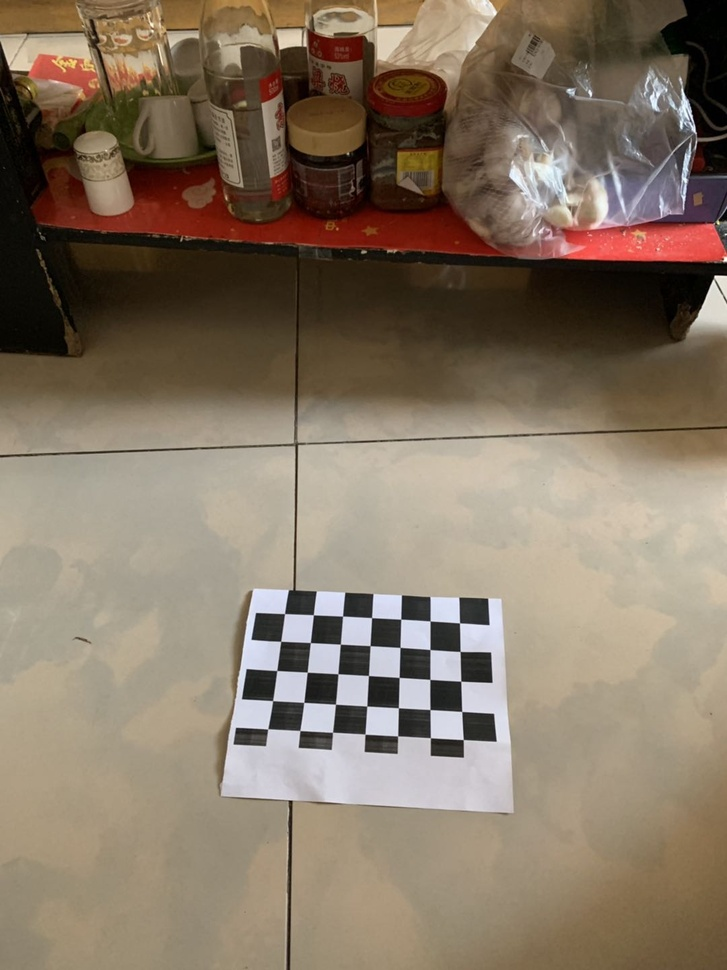
#> input picture PictureProcess/functions/biaoding/1.jpg, 727 x 970 px, shrunk from 1080 x 1440 before the run; its folder holds only this picture in this run
$ python '相机标定.py'
#> lines starting #> are read from the running program, lines starting #| are printed output that depends on the picture; after the words box and inside, x2 and y2 are one past the last pixel; in counts of white or black regions, pixels touching at a corner belong together; long printed decimals are rounded
#coding:utf-8
import cv2
import numpy as np
import glob

# 找棋盘格角点
# 阈值
criteria = (cv2.TERM_CRITERIA_EPS + cv2.TERM_CRITERIA_MAX_ITER, 30, 0.001)
#棋盘格模板规格
w = 7
h = 5
# 世界坐标系中的棋盘格点,例如(0,0,0), (1,0,0), (2,0,0) ....,(8,5,0)，去掉Z坐标，记为二维矩阵
objp = np.zeros((w*h,3), np.float32)
objp[:,:2] = np.mgrid[0:w,0:h].T.reshape(-1,2)
# 储存棋盘格角点的世界坐标和图像坐标对
objpoints = [] # 在世界坐标系中的三维点
imgpoints = [] # 在图像平面的二维点

images = glob.glob('biaoding/*.jpg')
print(len(images))
for fname in images:
    img = cv2.imread(fname)
#> img is the input picture: shape (970, 727, 3); mean B, G, R 100.2, 117.9, 133.5
    gray = cv2.cvtColor(img,cv2.COLOR_BGR2GRAY)
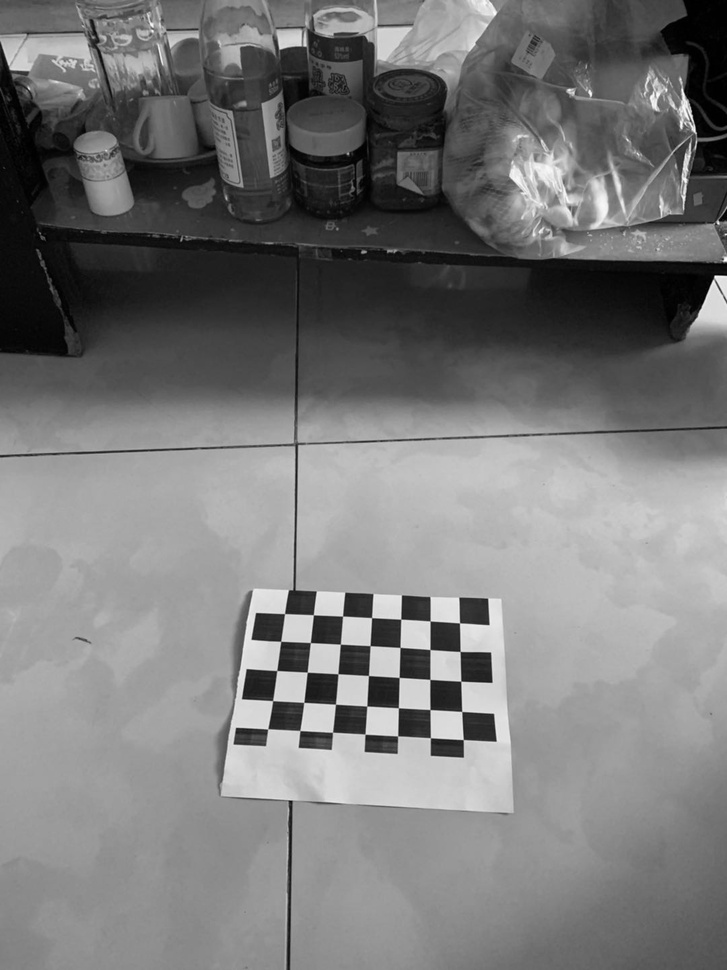
#> gray: shape (970, 727); min 0, max 254, mean 120.6
    # 找到棋盘格角点
    ret, corners = cv2.findChessboardCorners(gray, (w,h),None)
#> ret = True; corners = 35 rows, first 8: [284.6, 613.5], [313.4, 614.7], [342.6, 616.1], [371.5, 617.6], [400.7, 619.3], [430.1, 620.8], [459.5, 622.8], [280.7, 641.3]
    # 如果找到足够点对，将其存储起来
    print(ret)
#| True
    if ret == True:
        cv2.cornerSubPix(gray,corners,(11,11),(-1,-1),criteria)
        objpoints.append(objp)
        imgpoints.append(corners)
        # 将角点在图像上显示
        cv2.drawChessboardCorners(img, (w,h), corners, ret)
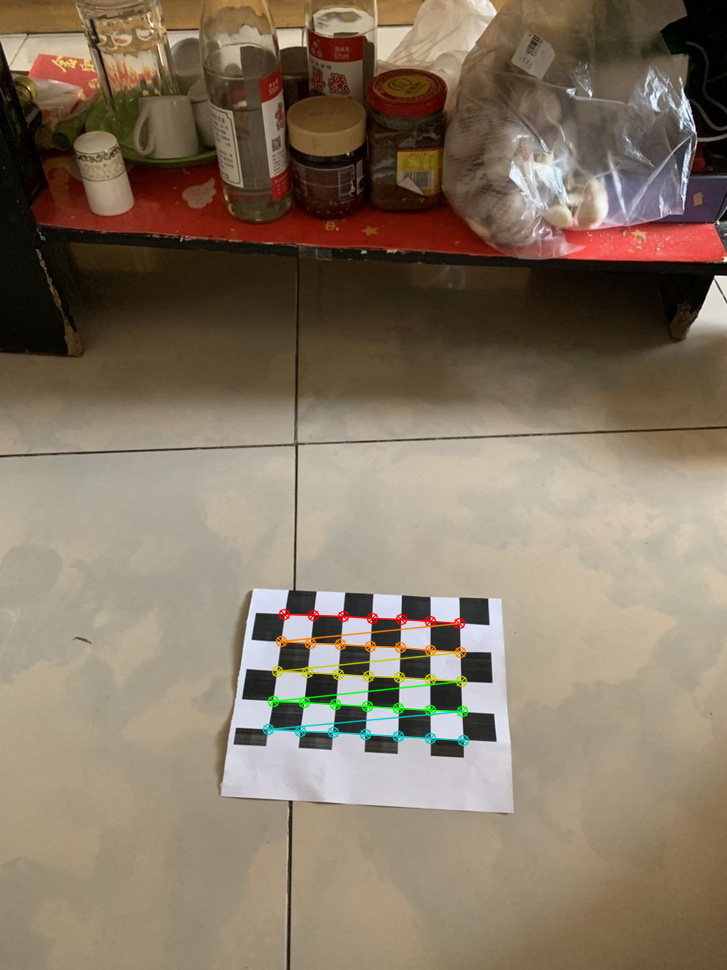
#> img: shape (970, 727, 3); 1.08% of pixels changed, all inside (x1, y1, x2, y2) = (262, 608, 470, 747)
        cv2.imshow('findCorners',img)
        cv2.waitKey(1)
cv2.destroyAllWindows()

# 标定
ret, mtx, dist, rvecs, tvecs = cv2.calibrateCamera(objpoints, imgpoints, gray.shape[::-1], None, None)
#> ret = 0.433; mtx = [[632.3, 0, 377.8], [0, 677.5, 392], [0, 0, 1]]; dist = [[0.754, -0.132, -0.222, 0.00709, -0.744]]; rvecs = ([-0.498, 0.0174, 0.0499],); tvecs = ([-3.24, 7.93, 20.65],)

print("内参数矩阵mtx:\n", mtx) # 内参数矩阵
#| 内参数矩阵mtx:
#|  [[632.307   0.         377.797]
#|  [  0.         677.544 392.041]
#|  [  0.           0.           1.        ]]
print("畸变参数dist:\n", dist)  # 畸变系数   distortion cofficients = (k_1,k_2,p_1,p_2,k_3)
#| 畸变参数dist:
#|  [[ 0.7539 -0.1322 -0.2216  0.007087 -0.7436]]
print("旋转向量rvecs:\n", rvecs)  # 旋转向量  # 外参数
#| 旋转向量rvecs:
#|  (array([[-0.4977],
#|        [ 0.01742],
#|        [ 0.04991]]),)
print("平移向量tvecs:\n", tvecs ) # 平移向量  # 外参数
#| 平移向量tvecs:
#|  (array([[-3.236],
#|        [ 7.929],
#|        [20.655]]),)

$ run again, on PictureProcess/functions/biaoding/5.jpg
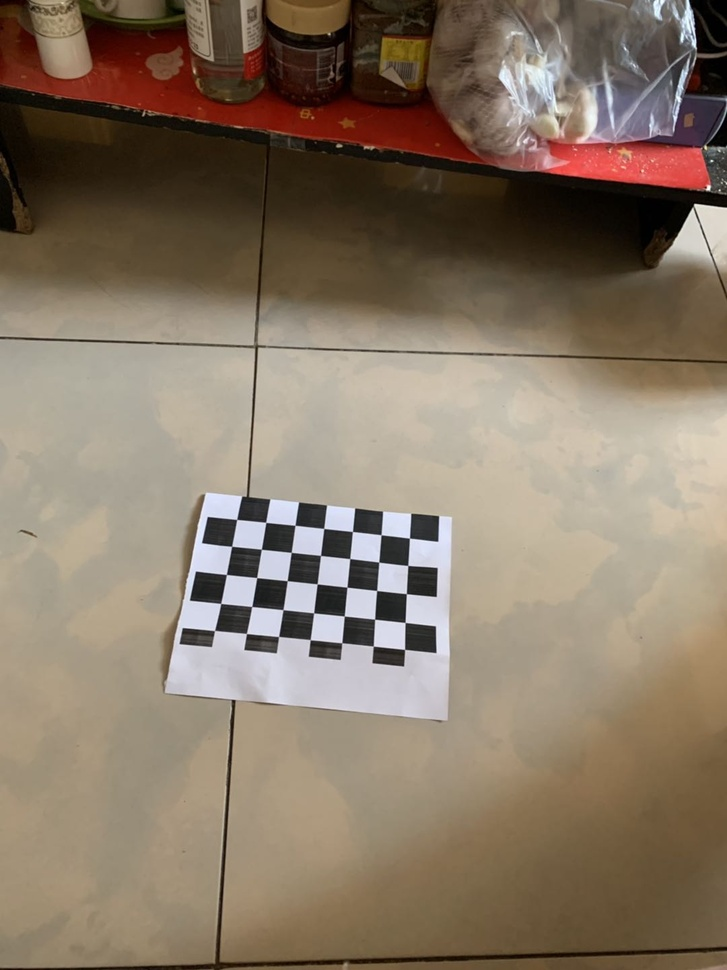
#> input picture PictureProcess/functions/biaoding/5.jpg, 727 x 970 px, shrunk from 1080 x 1440 before the run
#> img is the input picture: shape (970, 727, 3); mean B, G, R 101.8, 119.2, 135
#> `gray = cv2.cvtColor(img,cv2.COLOR_BGR2GRAY)`:
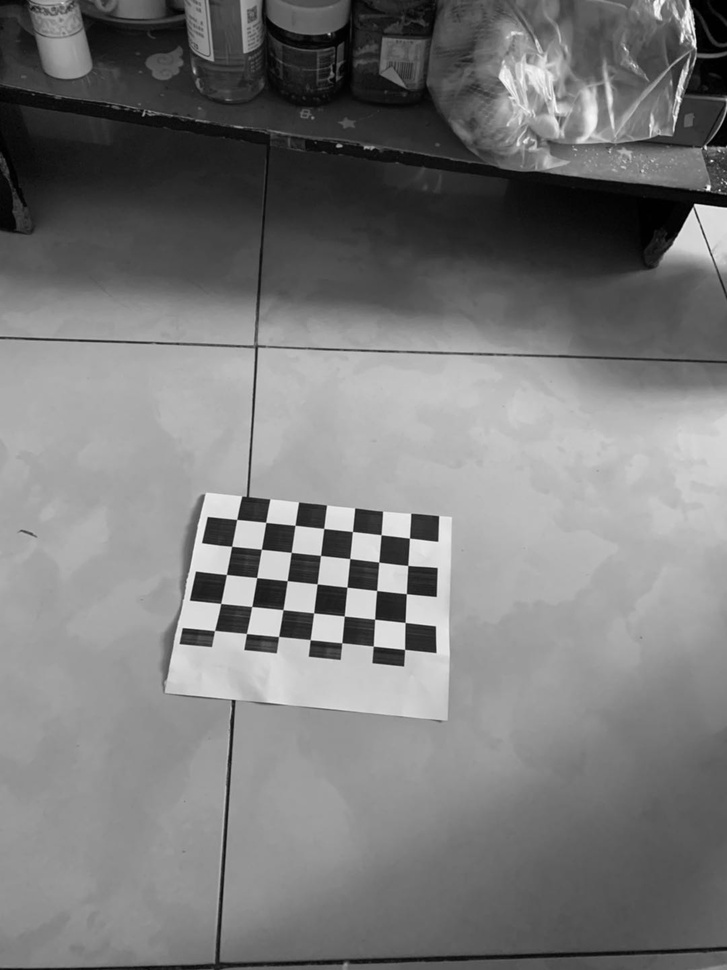
#> gray: shape (970, 727); min 0, max 254, mean 121.9
#> `ret, corners = cv2.findChessboardCorners(gray, (w,h),None)`: ret = True; corners = 35 rows, first 8: [236.7, 519.4], [265.7, 522.4], [295.1, 525.3], [323.8, 528.5], [352.5, 531.5], [381.1, 534.7], [409.5, 538.1], [231.7, 546.3]
#| True
#> `cv2.drawChessboardCorners(img, (w,h), corners, ret)`:
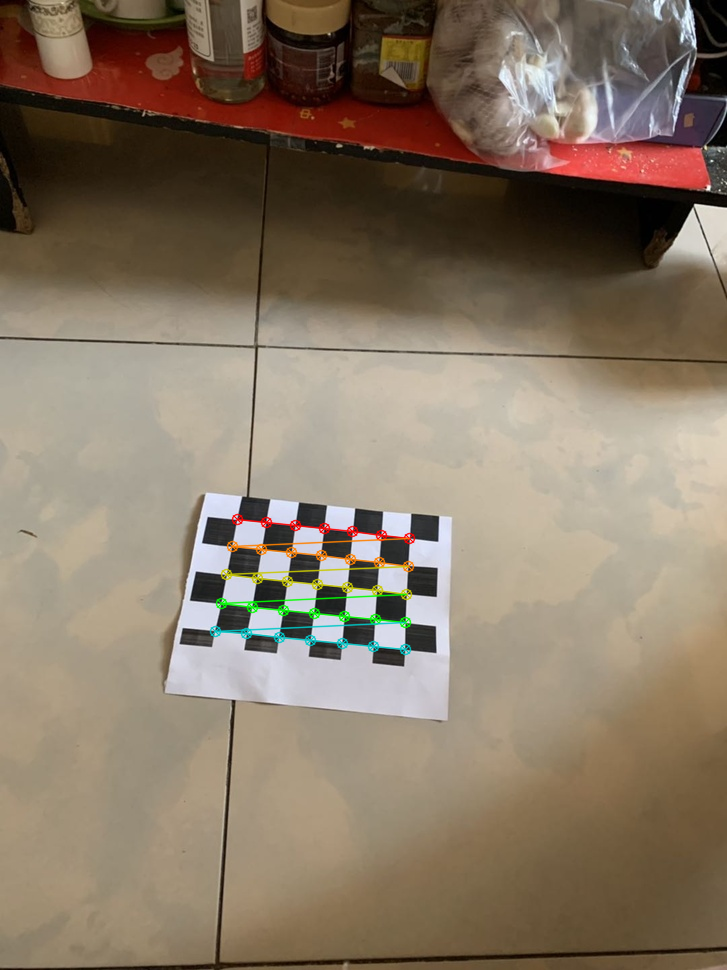
#> img: shape (970, 727, 3); 1.07% of pixels changed, all inside (x1, y1, x2, y2) = (209, 513, 416, 656)
#> `ret, mtx, dist, rvecs, tvecs = cv2.calibrateCamera(objpoints, imgpoint..`: ret = 0.499; mtx = [[660.2, 0, 341], [0, 689.6, 358.9], [0, 0, 1]]; dist = [[1.34, -1.98, -0.237, 0.0101, 0.0892]]; rvecs = ([-0.448, -0.0376, 0.113],); tvecs = ([-3.61, 5.77, 22.26],)
#| 内参数矩阵mtx:
#|  [[660.191   0.         341.020]
#|  [  0.         689.632 358.928]
#|  [  0.           0.           1.        ]]
#| 畸变参数dist:
#|  [[ 1.340 -1.975 -0.2374  0.0101  0.08924]]
#| 旋转向量rvecs:
#|  (array([[-0.4484],
#|        [-0.03757],
#|        [ 0.1128]]),)
#| 平移向量tvecs:
#|  (array([[-3.607],
#|        [ 5.772],
#|        [22.256]]),)

$ run again, on PictureProcess/functions/biaoding/7.jpg
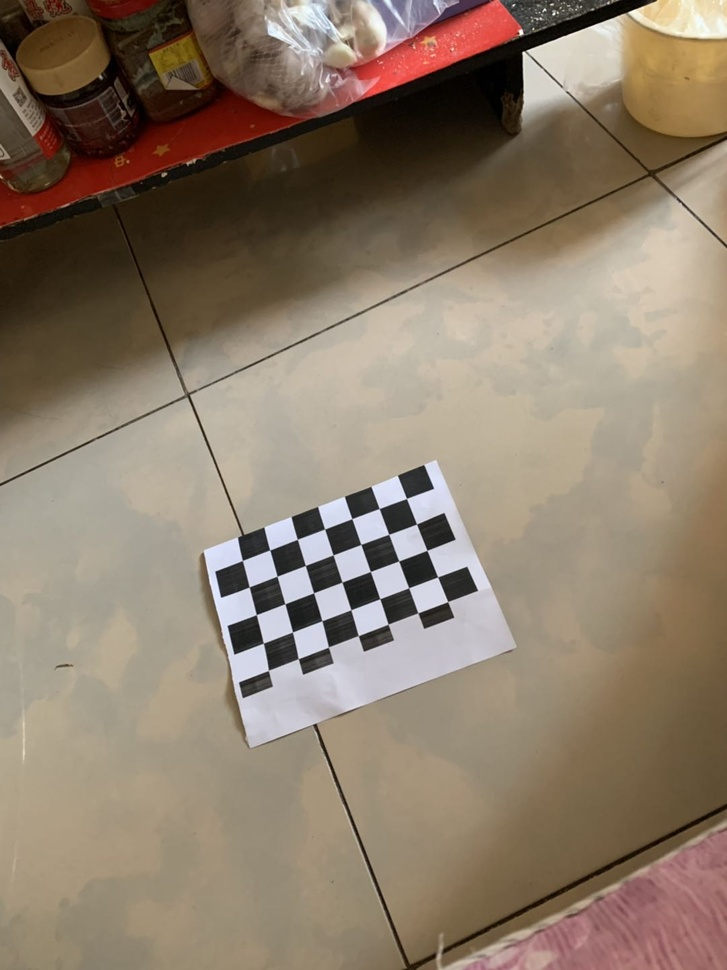
#> input picture PictureProcess/functions/biaoding/7.jpg, 727 x 970 px, shrunk from 1080 x 1440 before the run
#> img is the input picture: shape (970, 727, 3); mean B, G, R 106.5, 124.2, 140.3
#> `gray = cv2.cvtColor(img,cv2.COLOR_BGR2GRAY)`:
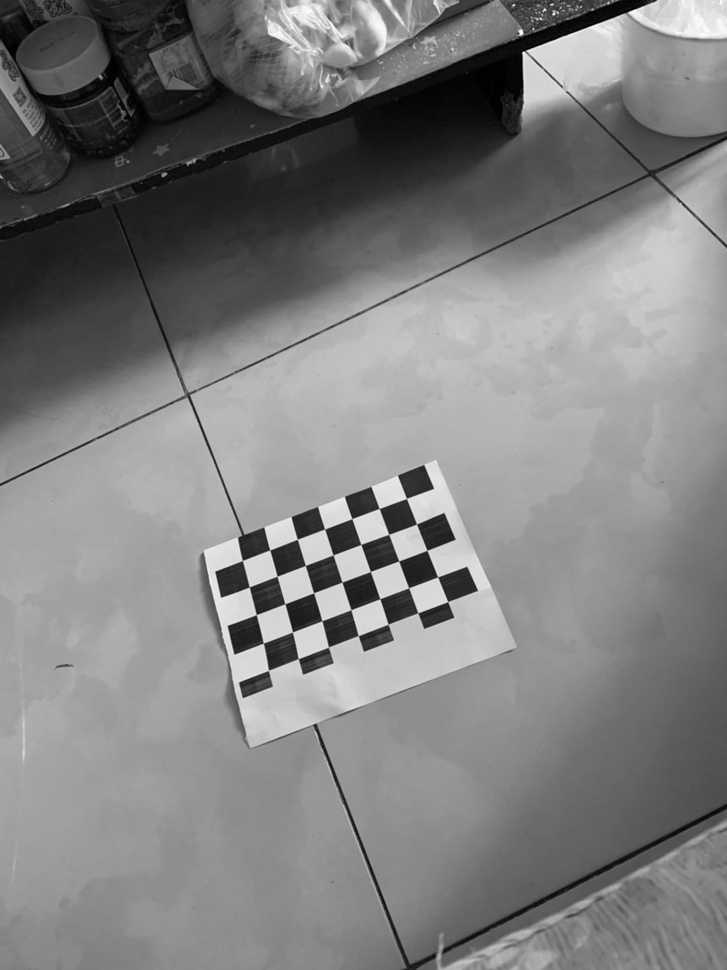
#> gray: shape (970, 727); min 0, max 254, mean 127
#> `ret, corners = cv2.findChessboardCorners(gray, (w,h),None)`: ret = True; corners = 35 rows, first 8: [447.7, 601.6], [417.8, 613], [388, 624.1], [358.3, 635.7], [328.3, 647], [298.4, 658.7], [268.4, 670.3], [437.6, 577]
#| True
#> `cv2.drawChessboardCorners(img, (w,h), corners, ret)`:
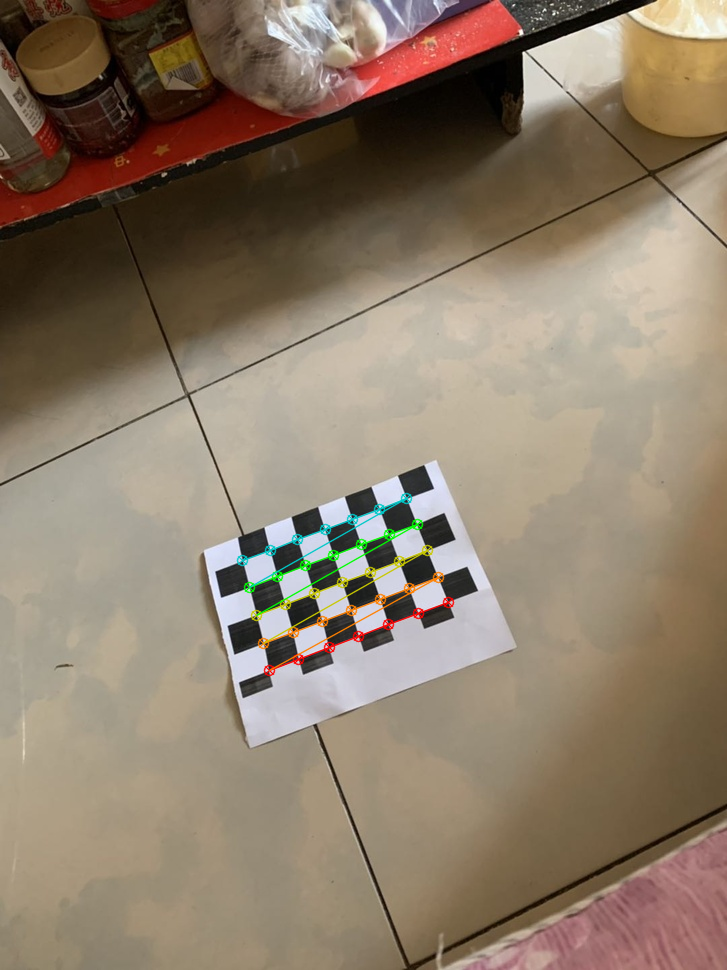
#> img: shape (970, 727, 3); 1.02% of pixels changed, all inside (x1, y1, x2, y2) = (236, 492, 455, 677)
#> `ret, mtx, dist, rvecs, tvecs = cv2.calibrateCamera(objpoints, imgpoint..`: ret = 0.7; mtx = [[852.2, 0, 484.2], [0, 958.3, 411.8], [0, 0, 1]]; dist = [[-3.55, 19.63, 0.0817, -0.156, -49.35]]; rvecs = ([-0.125, 0.836, 2.64],); tvecs = ([-1.04, 5.57, 26.37],)
#| 内参数矩阵mtx:
#|  [[852.226   0.         484.178]
#|  [  0.         958.289 411.792]
#|  [  0.           0.           1.        ]]
#| 畸变参数dist:
#|  [[ -3.546  19.629   0.08169  -0.1564 -49.353]]
#| 旋转向量rvecs:
#|  (array([[-0.1252],
#|        [ 0.8364],
#|        [ 2.639]]),)
#| 平移向量tvecs:
#|  (array([[-1.043],
#|        [ 5.570],
#|        [26.365]]),)

$ run again, on PictureProcess/functions/biaoding/8.jpg
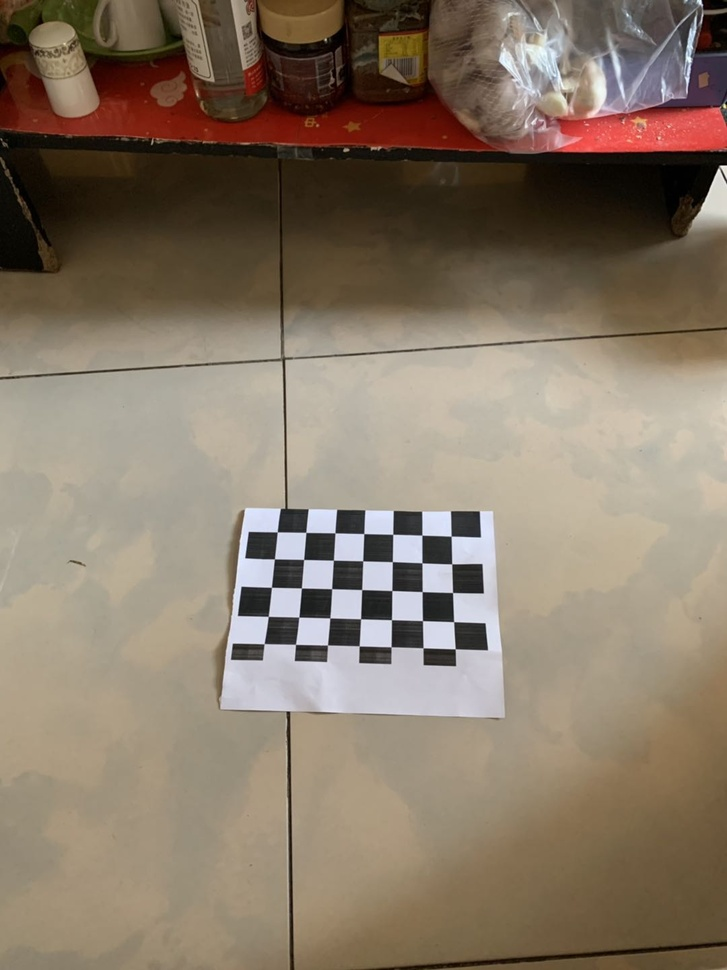
#> input picture PictureProcess/functions/biaoding/8.jpg, 727 x 970 px, shrunk from 1080 x 1440 before the run
#> img is the input picture: shape (970, 727, 3); mean B, G, R 103.5, 120.4, 135.3
#> `gray = cv2.cvtColor(img,cv2.COLOR_BGR2GRAY)`:
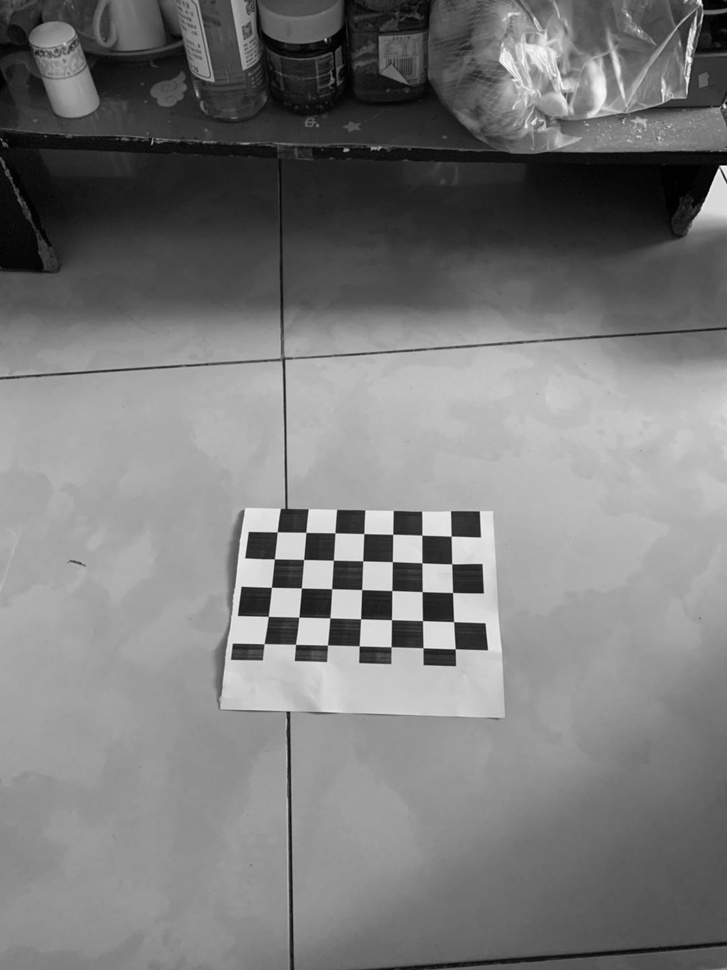
#> gray: shape (970, 727); min 0, max 253, mean 122.9
#> `ret, corners = cv2.findChessboardCorners(gray, (w,h),None)`: ret = True; corners = 35 rows, first 8: [277.4, 531.9], [305.8, 532.4], [335, 532.9], [363.7, 533.5], [392.7, 534.4], [421.8, 535.2], [451.3, 536.3], [274.5, 558.8]
#| True
#> `cv2.drawChessboardCorners(img, (w,h), corners, ret)`:
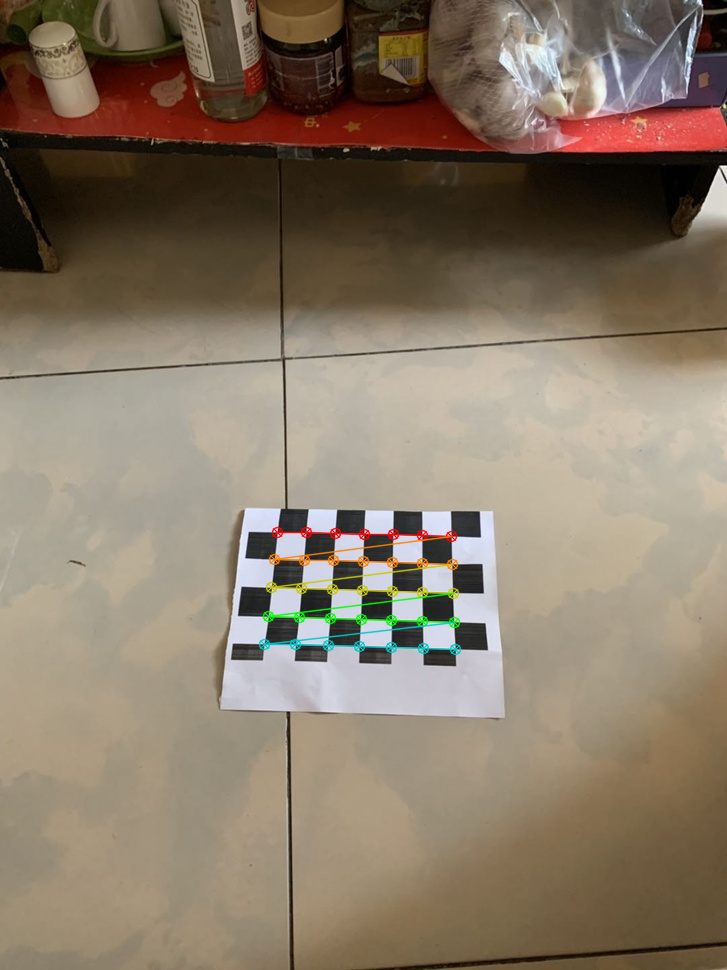
#> img: shape (970, 727, 3); 1.07% of pixels changed, all inside (x1, y1, x2, y2) = (258, 526, 462, 656)
#> `ret, mtx, dist, rvecs, tvecs = cv2.calibrateCamera(objpoints, imgpoint..`: ret = 0.539; mtx = [[844.1, 0, 363.4], [0, 945.7, 361], [0, 0, 1]]; dist = [[2.69, -9.54, -0.309, 0.00142, 9.57]]; rvecs = ([-0.596, 0.032, 0.0287],); tvecs = ([-2.99, 5.73, 28.88],)
#| 内参数矩阵mtx:
#|  [[844.142   0.         363.450 ]
#|  [  0.         945.731 361.000]
#|  [  0.           0.           1.        ]]
#| 畸变参数dist:
#|  [[ 2.68689195e+00 -9.53983973e+00 -3.09461170e-01  1.41791130e-03
#|    9.56839849e+00]]
#| 旋转向量rvecs:
#|  (array([[-0.5963],
#|        [ 0.03196],
#|        [ 0.02874 ]]),)
#| 平移向量tvecs:
#|  (array([[-2.988],
#|        [ 5.726],
#|        [28.880]]),)
